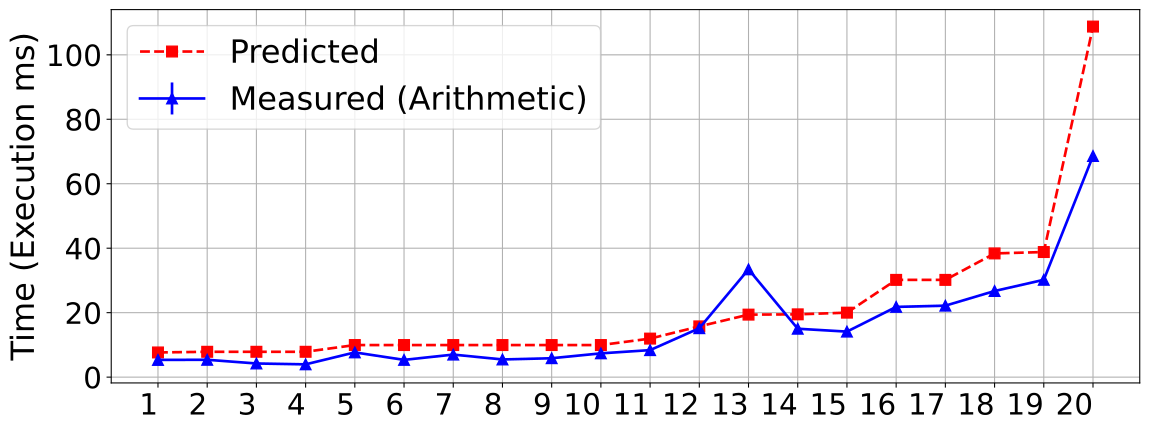

Generate this figure with Python:
import matplotlib.pyplot as plt
import numpy as np
import os

# Extracting the relevant data
original_labels = [
    "SCH-B1G3L1M4-G242",
    "SCH-M1G3L1B4-G197",
    "SCH-M1G3B3L2-G221",
    "SCH-B1G3M3L2-G264",
    "SCH-G3M2B4-G208",
    "SCH-G3B2M4-G277",
    "SCH-G3B1M5-G281",
    "SCH-G3B1L1M4-G281",
    "SCH-G3M1L1B4-G300",
    "SCH-G3M1B5-G300",
    "SCH-G4B5-G223",
    "SCH-G6L3-G046",
    "SCH-G9-G000",
    "SCH-B2M7-G111",
    "SCH-M2B7-G067",
    "SCH-M4L5-G029",
    "SCH-B4L5-G152",
    "SCH-B9-G000",
    "SCH-M9-G000",
    "SCH-L9-G000",
]

# # Simplify labels to show only the center part
# labels = []
# for label in original_labels:
#     parts = label.split("-")
#     if len(parts) >= 3:
#         center_part = parts[1]
#         hash_part = parts[-1]
#         labels.append(f"{center_part}")
#     else:
#         labels.append(label)

labels = [str(i) for i in range(1, 21)]

measured = np.array(
    [
        5.34,
        5.38,
        4.23,
        3.96,
        7.67,
        5.35,
        6.99,
        5.48,
        5.86,
        7.37,
        8.38,
        15.17,
        33.44,
        15.01,
        14.12,
        21.79,
        22.17,
        26.72,
        30.19,
        68.61,
    ]
)
predicted = np.array(
    [
        7.65,
        7.86,
        7.86,
        7.86,
        9.95,
        9.95,
        9.95,
        9.95,
        9.95,
        9.95,
        11.95,
        15.74,
        19.39,
        19.48,
        20.00,
        30.17,
        30.17,
        38.38,
        38.81,
        108.77,
    ]
)

# Increase font size globally but keep axis tick labels smaller
# plt.rcParams.update({"font.size": 12})  # Base font size for most elements

# Plot
x = np.arange(len(labels))
plt.figure(figsize=(12, 5))  # Slightly increase height for better label spacing
plt.plot(x, predicted, "r--", marker="s", markersize=8, label="Predicted", linewidth=2)
plt.errorbar(
    x,
    measured,
    yerr=0.5,
    fmt="b-",
    marker="^",
    markersize=8,
    label="Measured (Arithmetic)",
    linewidth=2,
)

plt.xticks(x, labels, ha="right", fontsize=22)
plt.ylabel("Time (Execution ms)", fontsize=24)
plt.yticks(fontsize=22)  # Set y-axis tick label font size
plt.legend(fontsize=24)
plt.grid(True)
plt.tight_layout(pad=0.8)
plt.subplots_adjust(bottom=0.2)


base_dir = os.path.dirname(os.path.abspath(__file__))
plt.savefig(
    os.path.join(base_dir, "figure_5_a_prediction_vs_measured.svg"), bbox_inches="tight"
)
